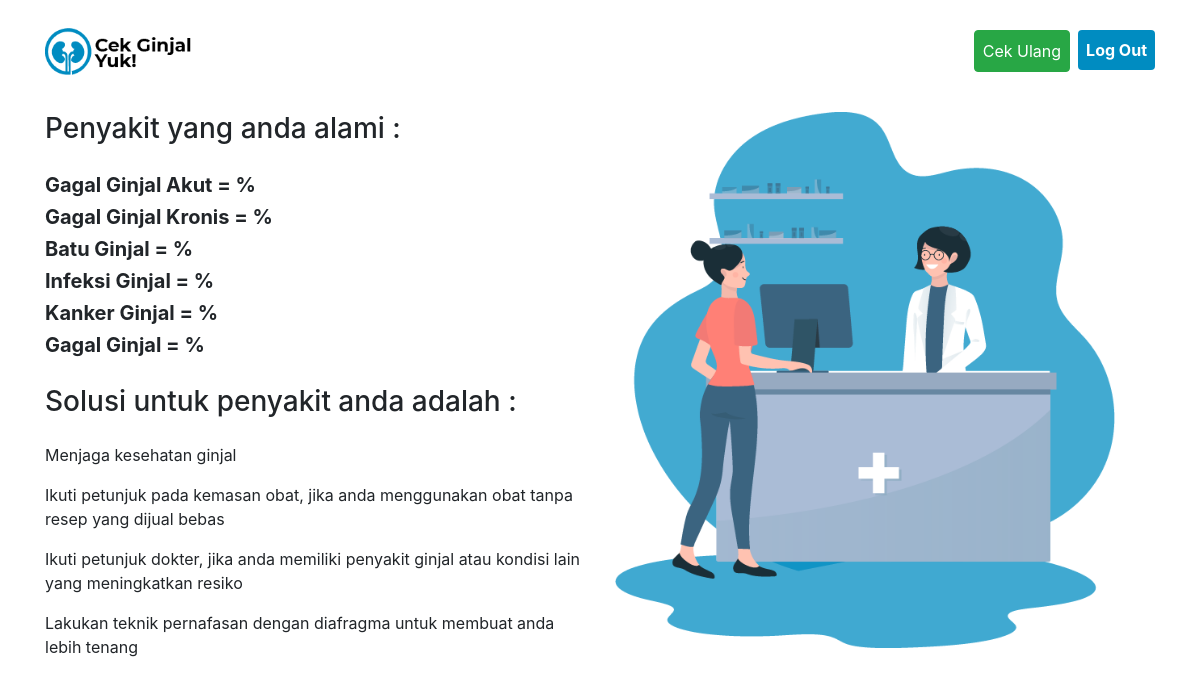
Page /hasil.php (signed in) on the committed database.
### tables this page shows
CREATE TABLE `solusi` (
  `id_solusi` int(11) NOT NULL,
  `id_penyakit` int(11) NOT NULL,
  `solusi` varchar(100) NOT NULL
);

### hasil.php (the view, shortened to what this page needs)
<?php
include 'function.php';
?>
<!DOCTYPE html>
<html lang="en">
<head>
    <link
    rel="stylesheet"
    href="https://stackpath.bootstrapcdn.com/bootstrap/4.4.1/css/bootstrap.min.css"
/>
    <link rel="stylesheet" href="custom.css" />
</head>
<body>
    <nav class="navbar py-2 navbar-expand-lg navbar-light">
        <div class="container">
            <a class="navbar-brand" href="#"
            ><img src="gambar/logo.png" width="147" alt="logo"
            /></a>
            <div class="collapse navbar-collapse" id="navbarSupportedContent">
                <ul class="navbar-nav ml-auto">
                    <li>
                        <a class="btn px-2 py-2 btn-success ml-2" href="function.php?act=ulang" role="button">Cek Ulang</a>
                    </li>
                    <li>
                        <a class="btn px-2 py-2 btn-primary ml-2" href="logout.php" role="button"
                    >Log Out</a>
                    </li>
                </ul>
            </div>
        </div>
    </nav>
    <section class="hasil mt-4">
        <div class="container">
            <div class="row">
                <div class="col align-self-center">
                    <h3 class="mb-4">Penyakit yang anda alami : </h3>
                    <?php
                        if(isset($_SESSION)) {
                    ?>
                    <h5 class="mb-4">
                        <div class="py-1">
                            <strong>
                            Gagal Ginjal Akut = <?= $_SESSION['ginjalAkut']; ?>%
                            </strong>
                        </div>
                        <div class="py-1">
                            <strong>
                            Gagal Ginjal Kronis = <?= $_SESSION['ginjalKronis']; ?>%
                            </strong>
                        </div>
                        <div class="py-1">
                            <strong>
                            Batu Ginjal = <?= $_SESSION['batuGinjal']; ?>%
                            </strong>
                        </div>
                        <div class="py-1">
                            <strong>
                            Infeksi Ginjal = <?= $_SESSION['infeksiGinjal']; ?>%
                            </strong>
                        </div>
                        <div class="py-1">
                            <strong>
                            Kanker Ginjal = <?= $_SESSION['kankerGinjal']; ?>%
                            </strong>
                        </div>
                        <div class="py-1">
                            <strong>
                            Gagal Ginjal = <?= $_SESSION['gagalGinjal']; ?>%
                            </strong>
                        </div>
                    </h5>
                        <?php } ?>
                    <h3 class="mb-4">Solusi untuk penyakit anda adalah : </h3>
                    <form action="" method="post" enctype="multipart/form-data" role="form">
                    <?php
                        function maximum($a, $b, $c, $d, $e, $f)
                        {
                            $max = $a;
                            $kode =1;
                            return $kode;
                        }
                        $id_penyakit = maximum($_SESSION['ginjalAkut'], $_SESSION['ginjalKronis'], $_SESSION['batuGinjal'], $_SESSION['infeksiGinjal'], $_SESSION['kankerGinjal'], $_SESSION['gagalGinjal']);
                            $query = "SELECT * FROM solusi WHERE id_penyakit = '$id_penyakit'";
                            $data = mysqli_query($koneksi, $query);
                            while ($row = mysqli_fetch_array($data)) {
                                echo '<p>' . $row['solusi'] . '</p>';
                            }
                    ?>
                </div>
                <div class="col d-none d-sm-block">
                    <img width="500" src="gambar/hasil.png" alt="hero" />
                </div>
            </div>
        </div>
    </section>
</body>
</html>

### custom.css (style rules this page uses)
.btn-primary { background: #008cc1; border: 0px; padding: 15px 41px 15px 41px; font-size: 16px; font-weight: bold; }
.navbar { margin-top: 15px; }

### rows in the picture
solusi: solusi "Menjaga kesehatan ginjal"
solusi: solusi "Ikuti petunjuk pada kemasan obat, jika anda menggunakan obat tanpa resep yang dijual bebas"
solusi: solusi "Ikuti petunjuk dokter, jika anda memiliki penyakit ginjal atau kondisi lain yang meningkatkan resiko"
solusi: solusi "Lakukan teknik pernafasan dengan diafragma untuk membuat anda lebih tenang"
